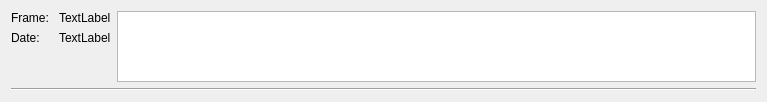
<?xml version="1.0" encoding="UTF-8"?>
<ui version="4.0">
 <class>Form</class>
 <widget class="QWidget" name="Form">
  <property name="geometry">
   <rect>
    <x>0</x>
    <y>0</y>
    <width>767</width>
    <height>102</height>
   </rect>
  </property>
  <property name="windowTitle">
   <string>Form</string>
  </property>
  <layout class="QGridLayout" name="gridLayout_2">
   <item row="0" column="0">
    <layout class="QGridLayout" name="gridLayout">
     <item row="0" column="0">
      <widget class="QLabel" name="label_frame_2">
       <property name="text">
        <string>Frame: </string>
       </property>
      </widget>
     </item>
     <item row="0" column="1">
      <widget class="QLabel" name="label_frame">
       <property name="text">
        <string>TextLabel</string>
       </property>
      </widget>
     </item>
     <item row="1" column="0">
      <widget class="QLabel" name="label_frame_3">
       <property name="text">
        <string>Date: </string>
       </property>
      </widget>
     </item>
     <item row="1" column="1">
      <widget class="QLabel" name="label_date">
       <property name="text">
        <string>TextLabel</string>
       </property>
      </widget>
     </item>
     <item row="2" column="0">
      <spacer name="verticalSpacer">
       <property name="orientation">
        <enum>Qt::Vertical</enum>
       </property>
       <property name="sizeHint" stdset="0">
        <size>
         <width>20</width>
         <height>40</height>
        </size>
       </property>
      </spacer>
     </item>
    </layout>
   </item>
   <item row="0" column="1">
    <widget class="QTextEdit" name="textEdit">
     <property name="readOnly">
      <bool>true</bool>
     </property>
    </widget>
   </item>
   <item row="1" column="0" colspan="2">
    <widget class="Line" name="line">
     <property name="orientation">
      <enum>Qt::Horizontal</enum>
     </property>
    </widget>
   </item>
  </layout>
 </widget>
 <resources/>
 <connections/>
</ui>
